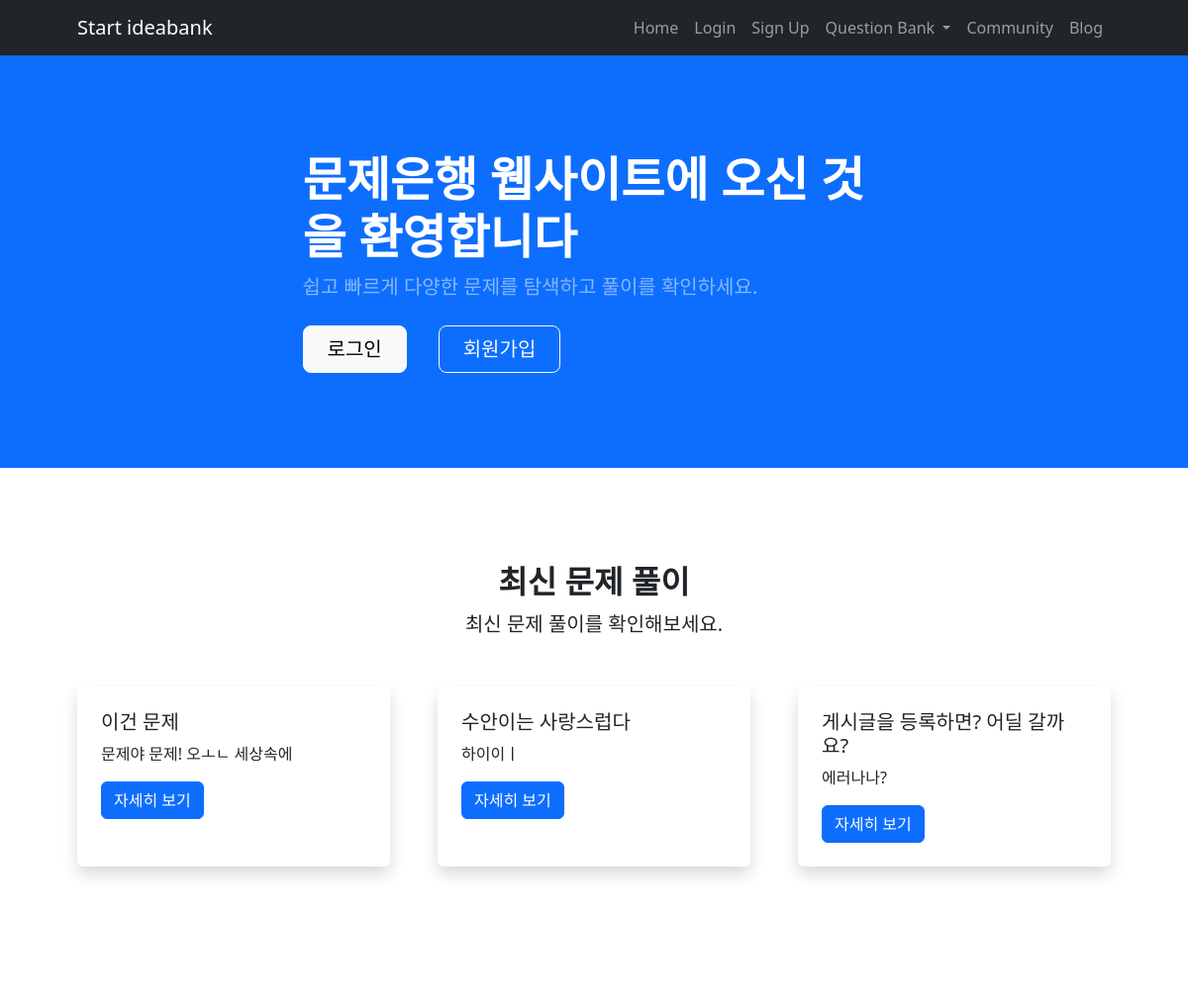
The app's page / (upper part), older data.
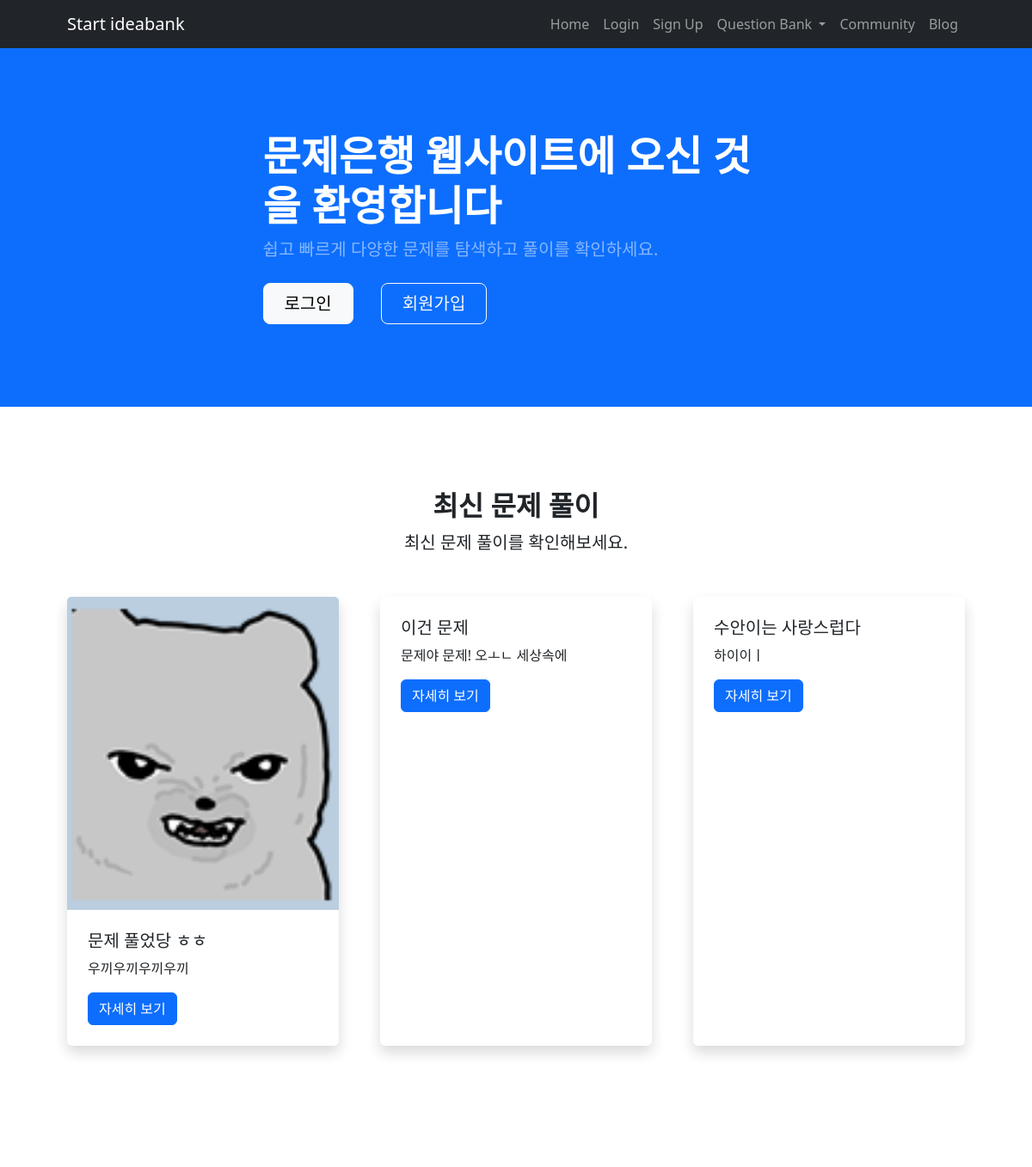
The same page, newer data.
### IBK_ossproject/models.py (models this page shows, shortened)
class BlogPost(models.Model):
    VISIBILITY_CHOICES = [
        ('public', '전체공개'),
        ('private', '나만 보기'),
    ]
    author = models.ForeignKey(User, on_delete=models.CASCADE)
    title = models.CharField(max_length=200)
    category = models.CharField(max_length=100)
    content = models.TextField()
    image = models.ImageField(upload_to='blog_images/', blank=True, null=True)
    created_at = models.DateTimeField(auto_now_add=True)
    visibility = models.CharField(max_length=10, choices=VISIBILITY_CHOICES, default='public')  # 공개 여부 추가
    contest_id = models.CharField(max_length=20, blank=True, null=True)
    index = models.CharField(max_length=10, blank=True, null=True)
    problem_name = models.CharField(max_length=200, blank=True, null=True)
    tags = models.CharField(max_length=200, blank=True, null=True)

### IBK_ossproject/views.py (the view)
# urls.py: path('', views.home, name='home'),  # 홈 페이지
def home(request):
    user_created_problem_ids = Problem.objects.values_list('id', flat=True)
    recommended_blogs = BlogPost.objects.filter(
        visibility='public',
    ).filter(
        Q(contest_id__isnull=False, index__isnull=False) |
        Q(contest_id__in=user_created_problem_ids)
    ).order_by('-created_at')[:3]
    return render(request, 'home.html', {
        'recommended_blogs': recommended_blogs,
    })

### templates/home.html (shortened to what this page needs)
{% extends "base.html" %}
{% block content %}
    <header class="bg-primary py-5">
        <div class="container px-5">
            <div class="row gx-5 align-items-center justify-content-center">
                <div class="col-lg-8 col-xl-7 col-xxl-6">
                    <div class="my-5 text-center text-xl-start">
                        <h1 class="display-5 fw-bolder text-white mb-2">문제은행 웹사이트에 오신 것을 환영합니다</h1>
                        <p class="lead fw-normal text-white-50 mb-4">쉽고 빠르게 다양한 문제를 탐색하고 풀이를 확인하세요.</p>
                        {% if user.is_authenticated %}
                            <p class="text-white">환영합니다, {{ user.username }}님! 😊</p>
                            <a class="btn btn-light btn-lg px-4 me-sm-3" href="{% url 'question_bank' %}">문제 탐색하기</a>
                        {% else %}
                            <div class="d-grid gap-3 d-sm-flex justify-content-sm-center justify-content-xl-start">
                                <a class="btn btn-light btn-lg px-4 me-sm-3" href="{% url 'login' %}">로그인</a>
                                <a class="btn btn-outline-light btn-lg px-4" href="{% url 'signup' %}">회원가입</a>
                            </div>
                        {% endif %}
                    </div>
                </div>
            </div>
        </div>
    </header>
    <section class="py-5" id="recommended-blogs">
    <div class="container px-5 my-5">
        <div class="text-center mb-5">
            <h2 class="fw-bolder">최신 문제 풀이</h2>
            <p class="lead mb-0">최신 문제 풀이를 확인해보세요.</p>
        </div>
        <div class="row gx-5">
            {% for blog in recommended_blogs %}
                <div class="col-lg-4 mb-5">
                    <div class="card h-100 shadow border-0">
                        {% if blog.image %}
                            <img class="card-img-top" src="{{ blog.image.url }}" alt="{{ blog.title }}" />
                        {% else %}
                            <div class="card-img-top placeholder-image"></div>
                        {% endif %}
                        <div class="card-body p-4">
                            <h5 class="card-title">{{ blog.title }}</h5>
                            <p class="card-text">{{ blog.content|truncatewords:20 }}</p>
                            <a class="btn btn-primary" href="{% url 'blog_detail' blog.id %}">자세히 보기</a>
                        </div>
                    </div>
                </div>
            {% empty %}
                <p class="text-center">최신 문제 풀이가 없습니다.</p>
            {% endfor %}
        </div>
    </div>
</section>
{% endblock %}

Row changes from the older to the newer data that the page shows:
no longer on this page (row unchanged): BlogPost: title "게시글을 등록하면? 어딜 갈까요?", content "에러나나?"
added BlogPost: image (picture), title "문제 풀었당 ㅎㅎ", content "우끼우끼우끼우끼"
